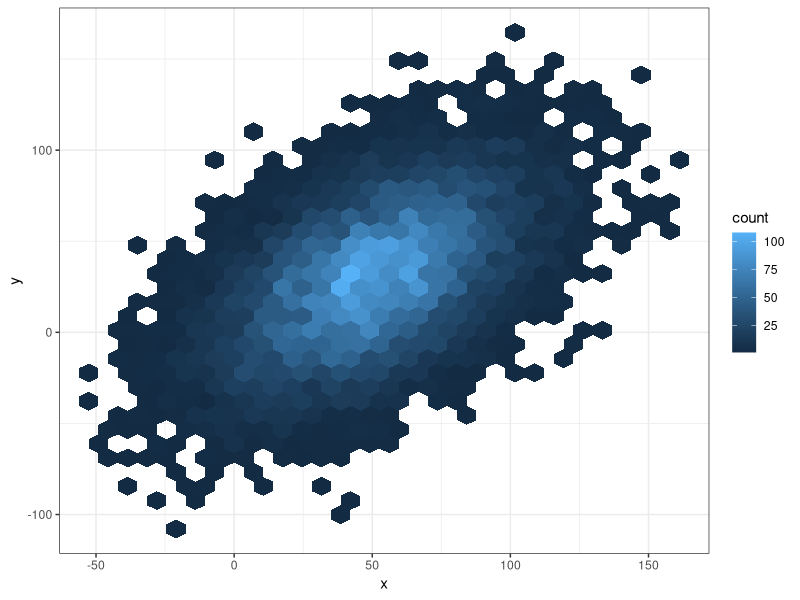
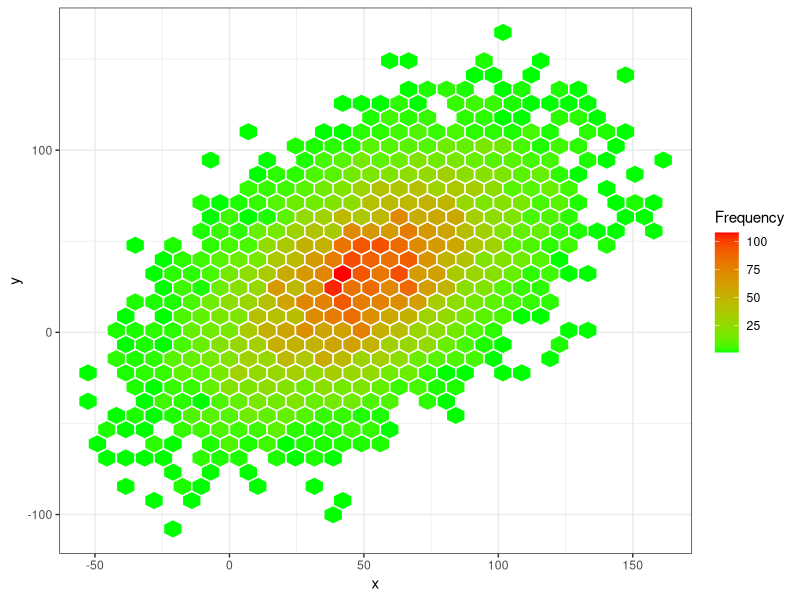
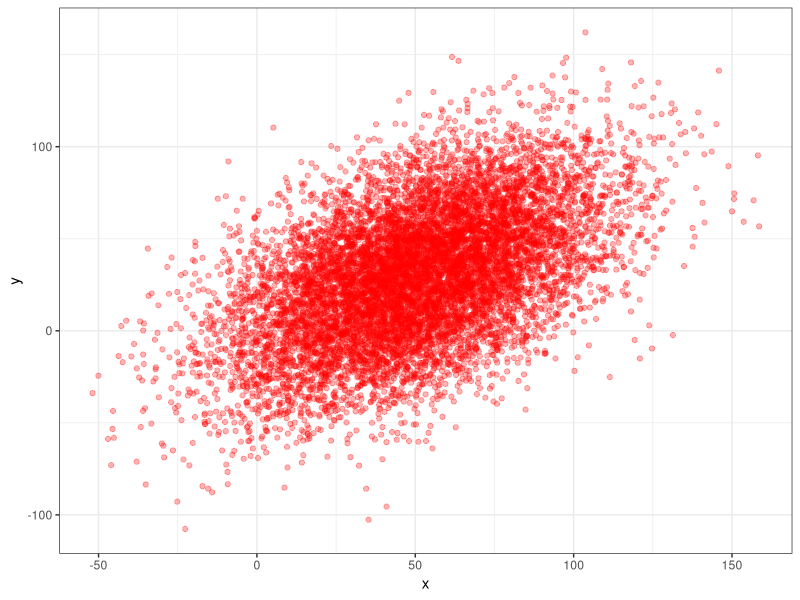
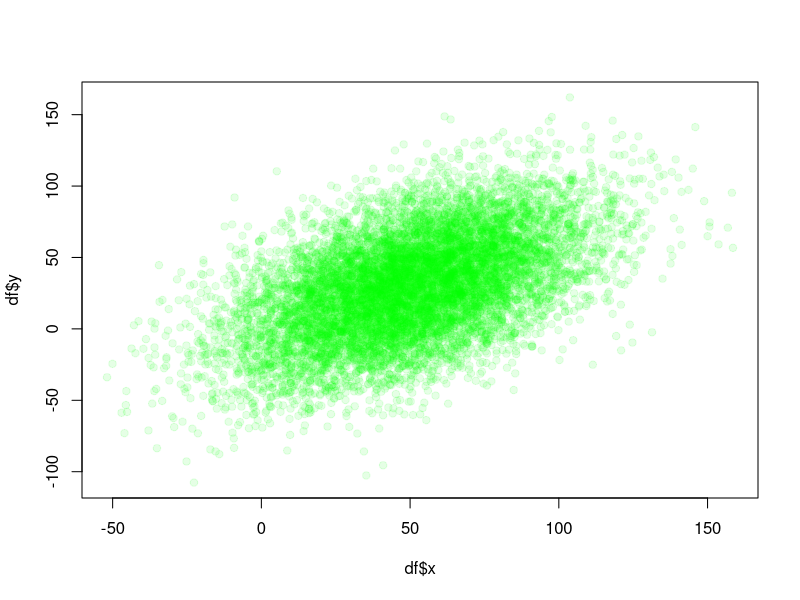
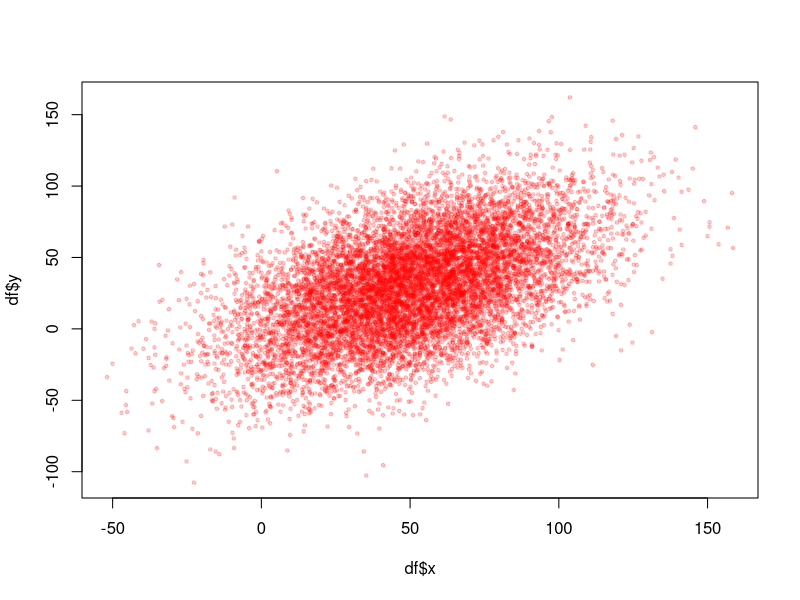

Write the R code that produced these figures, in order.
## ---- chunk 1
knitr::opts_chunk$set(echo = TRUE)
## ---- chunk 2
# data
set.seed(1234)
x = rnorm(10000, 50, 30)
y = x*0.6 + rnorm (10000, 0, 30)
df <- data.frame(x,y)
library(ggplot2)
ggplot(df,aes(x=x,y=y)) + stat_binhex() + theme_bw()
# vivid colored 
ggplot(df,aes(x=x,y=y)) + stat_binhex(colour="white",na.rm=TRUE) + scale_fill_gradientn(colours=c("green1","red"),name = "Frequency",na.value=NA)+ theme_bw()
# plot with transparency 
require(ggplot2)
ggplot(df,aes(x=x,y=y)) + geom_point(alpha = 0.3, col = "red") + theme_bw()
# in base
# data
set.seed(1234)
x = rnorm(10000, 50, 30)
y = x*0.6 + rnorm (10000, 0, 30)
df <- data.frame(x,y)
plot(df$x, df$y, pch = 19, cex = 1, col = rgb(0,1,0, alpha = 0.1))

# alpha function to introduce transparency
require(RColorBrewer)

add.alpha <- function(col, alpha=1){
  if(missing(col))
    stop("vector of colours missing")
  apply(sapply(col, col2rgb)/255, 2, 
                     function(x) 
                       rgb(x[1], x[2], x[3], alpha=alpha)) 
}
# POINT SIZE AND TRANSPARENCY 
plot(df$x, df$y, pch = 19, cex = 0.5, col = add.alpha ("red", 0.2))



require(ggplot2)

set.seed (1234)
Xv <- c(rnorm (500, 10,3), rnorm (500, 50, 20), rnorm (500, 70, 20))
Yv <- c(rnorm (500, 10,3), rnorm (500, 70, 5), rnorm (500, 30, 5))
myd <- data.frame (Xv, Yv )

m <- ggplot(myd, aes(x = Xv, y = Yv)) +
  geom_point() + geom_density2d() + theme_bw()
